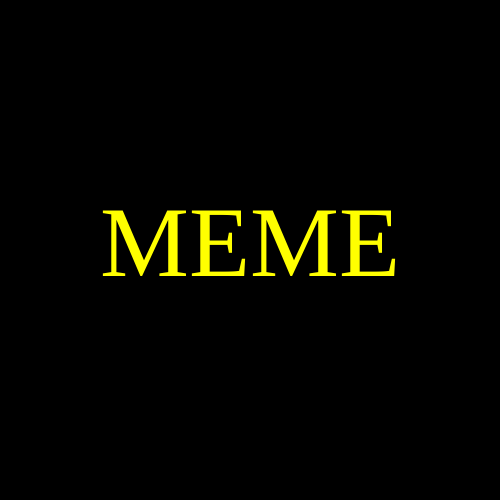
Frame 1 (no input)
Frame 60 (no input): identical to frame 1, image omitted
Frame 120 (the mouse pressed at the canvas centre since frame 60): identical to frame 1, image omitted

The p5.js sketch that drew this single still picture (run headless with seeded random() and noise() and a simulated clock; from frame 60 on, the mouse is pressed at the canvas centre):

// p5.js sketch
// ── sketch.js
// Meme version one

function setup() {
    createCanvas(500, 500);
}

function draw() {
    background(0);
    fill("yellow");
    textAlign(CENTER, CENTER);
    textSize(100);
    textFont("Comic Sans MS");
    text("MEME", width/2, height/2);
}
